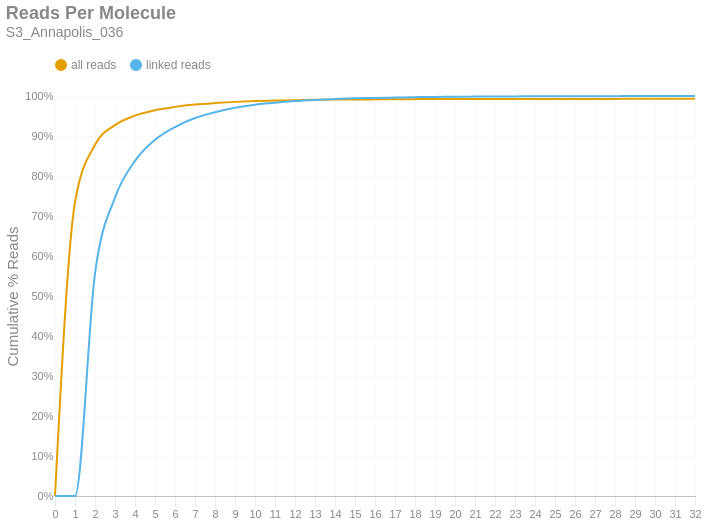

Notebook code for this chart:
### Markdown cell above
### Reads per Molecule
This chart shows the cumulative distribution of the number of reads per linked molecule. That is, how many alignments are associated with a unique molecule. This excludes the number of reads associated with invalid or absent linked-read barcodes. The `linked` histogram is the percentages recalculated when disregarding singletons.

### Code cell
if SKIPLR:
    print_html(f"Skipped")
else:
    counts = np.bincount(valids['reads'].cast(pl.Int64).to_numpy())
    weighted = counts * np.arange(len(counts))
    all_perc = weighted / n_reads
    linked_perc = weighted / n_linked_reads
    linked_perc[1] = 0
    binned_df = pl.DataFrame({
        'readsper': list(range(len(counts))),
        'all reads (cumsum)': np.cumsum(all_perc).tolist(),
        'linked reads (cumsum)': np.cumsum(linked_perc).tolist(),
    })

    with SafeRender(binned_df):
        (
            density_plot(binned_df, 'Reads Per Molecule', samplename, 'readspmol')
            .encode(
                x=alt.X('readsper:O', title=None).axis(labelAngle=0).scale(padding=0),
                y=alt.Y('value:Q', title='Cumulative % Reads').axis(format='%').stack(False),
                color=alt.Color("key:N").scale(domain=["all reads", "linked reads"]),
                tooltip=[
                    alt.Tooltip("key:N", title="Data Type"),
                    alt.Tooltip("readsper:O", title="Reads Per Molecule"),
                    alt.Tooltip("value:Q", format=".2%", title="% Reads (Cum.)")
                ]            
            )
        ).display()

### Figure 1 — Vega-Lite specification as saved in the notebook (floating-point values rounded to 4 significant figures)
{"width": "container", "height": 400, "config": {"title": {"anchor": "start", "dy": -15, "fontSize": 18, "color": "#888888", "subtitleColor": "#888888", "subtitleFontSize": 14}, "arc": {"fill": "#0072B2"}, "axis": {"domainColor": "#888888", "domainWidth": 0.5, "gridWidth": 0.2, "grid": false, "titleFontWeight": 400, "titleFontSize": 15, "labelFontSize": 11, "labelColor": "#888888", "tickColor": "#888888", "tickWidth": 0.2, "titleColor": "#888888"}, "axisBand": {"grid": false}, "axisX": {"grid": true, "tickSize": 10, "domainCap": "round"}, "axisY": {"domain": false, "grid": true, "tickSize": 0, "domainCap": "round"}, "background": "transparent", "header": {"labelFontSize": 15, "labelColor": "#888888", "titleFontSize": 15, "titleFontWeight": 600, "titleColor": "#888888"}, "legend": {"labelFont": "sans-serif", "labelFontSize": 12, "labelColor": "#888888", "symbolSize": 100, "symbolType": "circle", "titleFontSize": 12, "titlePadding": 10, "titleColor": "#888888", "title": null, "orient": "top"}, "range": {"category": ["#E69F00", "#56B4E9", "#009E73", "#F0E442", "#0072B2", "#D55E00", "#CC79A7", "#000000"], "diverging": ["#cfe8f3", "#a2d4ec", "#73bfe2", "#46abdb", "#1696d2", "#12719e"]}, "area": {"fill": "#0072B2", "fillOpacity": 0.7, "line": true, "strokeOpacity": 0.7}, "line": {"color": "#0072B2", "stroke": "#0072B2", "strokeWidth": 2}, "trail": {"color": "#0072B2", "stroke": "#0072B2", "strokeWidth": 0, "size": 1}, "point": {"filled": true, "fillOpacity": 1.0, "size": 95}, "text": {"color": "#888888", "fontSize": 11, "align": "right", "fontWeight": 400, "size": 11}, "bar": {"fill": "#0072B2", "stroke": null}, "view": {"stroke": null, "continuousWidth": 660, "continuousHeight": 400}}, "data": {"name": "data-d62c24da616cd1dc9a01b17be65a796d"}, "mark": {"type": "line", "interpolate": "monotone", "point": {"opacity": 0, "size": 275}}, "encoding": {"color": {"field": "key", "scale": {"domain": ["all reads", "linked reads"]}, "type": "nominal"}, "tooltip": [{"field": "key", "title": "Data Type", "type": "nominal"}, {"field": "readsper", "title": "Reads Per Molecule", "type": "ordinal"}, {"field": "value", "format": ".2%", "title": "% Reads (Cum.)", "type": "quantitative"}], "x": {"axis": {"labelAngle": 0}, "field": "readsper", "scale": {"padding": 0}, "title": null, "type": "ordinal"}, "y": {"axis": {"format": "%"}, "field": "value", "stack": false, "title": "Cumulative % Reads", "type": "quantitative"}}, "params": [{"name": "param_c36ac31b6afebe62", "select": {"type": "point", "fields": ["key"]}, "bind": "legend"}], "title": {"text": "Reads Per Molecule", "subtitle": "S3_Annapolis_036"}, "transform": [{"fold": ["all reads (cumsum)", "linked reads (cumsum)"]}, {"calculate": "replace(datum.key, ' (cumsum)', '')", "as": "key"}, {"filter": {"param": "param_c36ac31b6afebe62"}}], "usermeta": {"embedOptions": {"downloadFileName": "S3_Annapolis_036.readspmol"}}, "$schema": "https://vega.github.io/schema/vega-lite/v6.1.0.json", "datasets": {"data-d62c24da616cd1dc9a01b17be65a796d": [{"readsper": 0, "all reads (cumsum)": 0.0, "linked reads (cumsum)": 0.0}, {"readsper": 1, "all reads (cumsum)": 0.7343, "linked reads (cumsum)": 0.0}, {"readsper": 2, "all reads (cumsum)": 0.8781, "linked reads (cumsum)": 0.5559}, {"readsper": 3, "all reads (cumsum)": 0.9272, "linked reads (cumsum)": 0.746}, {"readsper": 4, "all reads (cumsum)": 0.9509, "linked reads (cumsum)": 0.8378}, {"readsper": 5, "all reads (cumsum)": 0.9645, "linked reads (cumsum)": 0.8904}, {"readsper": 6, "all reads (cumsum)": 0.9728, "linked reads (cumsum)": 0.9225}, {"readsper": 7, "all reads (cumsum)": 0.9786, "linked reads (cumsum)": 0.9449}, {"readsper": 8, "all reads (cumsum)": 0.9824, "linked reads (cumsum)": 0.9595}, {"readsper": 9, "all reads (cumsum)": 0.9853, "linked reads (cumsum)": 0.9707}, {"readsper": 10, "all reads (cumsum)": 0.9873, "linked reads (cumsum)": 0.9783}, {"readsper": 11, "all reads (cumsum)": 0.9885, "linked reads (cumsum)": 0.9829}, {"readsper": 12, "all reads (cumsum)": 0.9896, "linked reads (cumsum)": 0.9873}, {"readsper": 13, "all reads (cumsum)": 0.9904, "linked reads (cumsum)": 0.9903}, {"readsper": 14, "all reads (cumsum)": 0.991, "linked reads (cumsum)": 0.9926}, {"readsper": 15, "all reads (cumsum)": 0.9914, "linked reads (cumsum)": 0.9944}, {"readsper": 16, "all reads (cumsum)": 0.9916, "linked reads (cumsum)": 0.9951}, {"readsper": 17, "all reads (cumsum)": 0.9919, "linked reads (cumsum)": 0.9961}, {"readsper": 18, "all reads (cumsum)": 0.9921, "linked reads (cumsum)": 0.9971}, {"readsper": 19, "all reads (cumsum)": 0.9923, "linked reads (cumsum)": 0.9978}, {"readsper": 20, "all reads (cumsum)": 0.9923, "linked reads (cumsum)": 0.9979}, {"readsper": 21, "all reads (cumsum)": 0.9925, "linked reads (cumsum)": 0.9984}, {"readsper": 22, "all reads (cumsum)": 0.9925, "linked reads (cumsum)": 0.9987}, {"readsper": 23, "all reads (cumsum)": 0.9926, "linked reads (cumsum)": 0.9989}, {"readsper": 24, "all reads (cumsum)": 0.9927, "linked reads (cumsum)": 0.9993}, {"readsper": 25, "all reads (cumsum)": 0.9927, "linked reads (cumsum)": 0.9993}, {"readsper": 26, "all reads (cumsum)": 0.9928, "linked reads (cumsum)": 0.9997}, {"readsper": 27, "all reads (cumsum)": 0.9928, "linked reads (cumsum)": 0.9997}, {"readsper": 28, "all reads (cumsum)": 0.9928, "linked reads (cumsum)": 0.9997}, {"readsper": 29, "all reads (cumsum)": 0.9928, "linked reads (cumsum)": 0.9998}, {"readsper": 30, "all reads (cumsum)": 0.9928, "linked reads (cumsum)": 0.9998}, {"readsper": 31, "all reads (cumsum)": 0.9928, "linked reads (cumsum)": 0.9998}, {"readsper": 32, "all reads (cumsum)": 0.9929, "linked reads (cumsum)": 1.0}]}}
